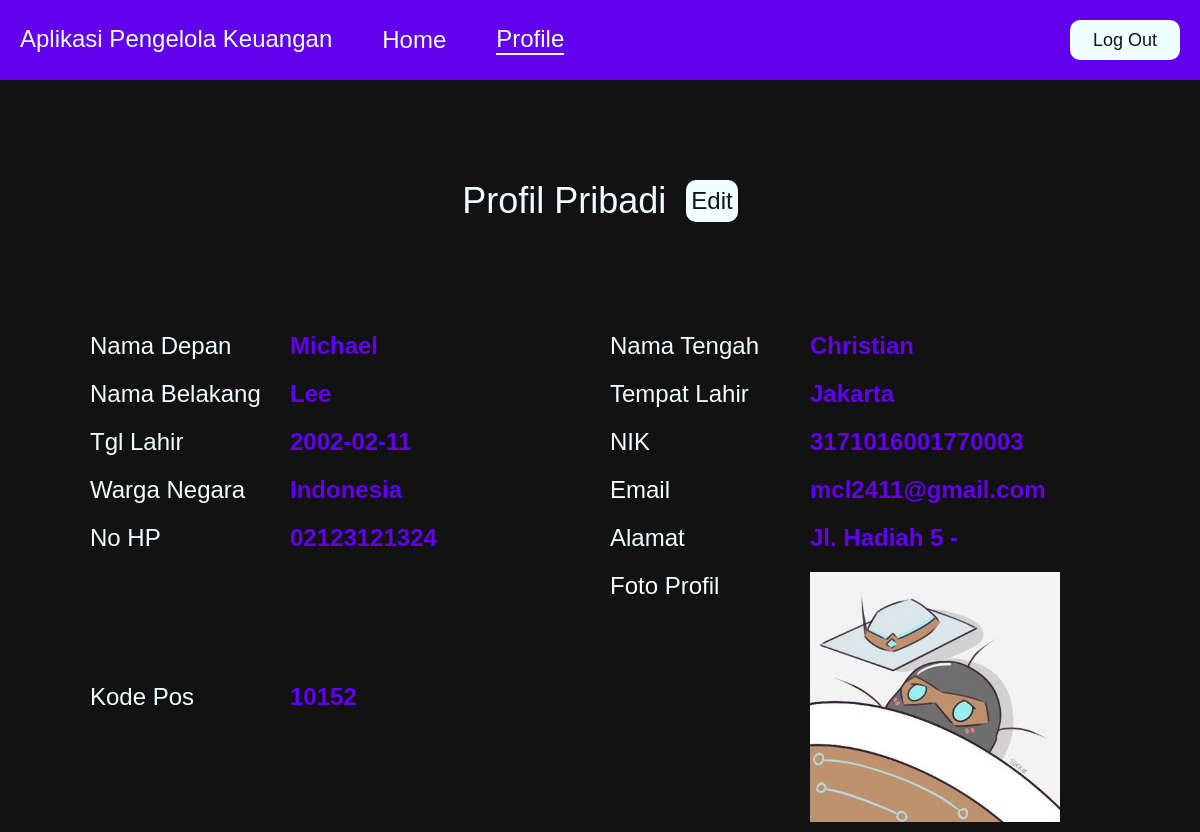
Screenshot of /profile.php (signed in) with the database file from the repository.
### tables this page shows
CREATE TABLE `user` (
  `username` varchar(20) NOT NULL,
  `password` varchar(45) NOT NULL,
  `namaDepan` varchar(45) NOT NULL,
  `namaTengah` varchar(45) NOT NULL,
  `namaBelakang` varchar(45) NOT NULL,
  `tempatLahir` varchar(45) NOT NULL,
  `tanggalLahir` date NOT NULL,
  `nik` char(16) NOT NULL,
  `wargaNegara` varchar(45) NOT NULL,
  `email` varchar(45) NOT NULL,
  `noHP` varchar(45) NOT NULL,
  `alamat` varchar(200) NOT NULL,
  `kodePos` char(5) NOT NULL,
  `fotoProfil` varchar(200) NOT NULL
);

### profile.php (the view, shortened to what this page needs)
<?php
    include('config/config.php');
    $str_query = 'select * from user where username = "'.$_SESSION['loggedin'].'"';
    $query = mysqli_query($connection, $str_query);
    $row = mysqli_fetch_array($query);
?>
<!DOCTYPE html>
<html lang="en">
<head>
    <link rel="stylesheet" href="./CSS/profile.css">
</head>
<body>
    <div class="header">
        <div class="left-container">
            <div class="title">
                Aplikasi Pengelola Keuangan
            </div>
            <a href="./home.php" class="nav-button">Home</a>
            <a href="./profile.php" class="nav-button" style="border-bottom: 2px solid azure">Profile</a>
        </div>
        <div class="right-container">
            <div class="logout-button">
                <a href="./logoutProcess.php">Log Out</a>
            </div>
        </div>
    </div>
    <div class="content">
        <div class="content-title">
            Profil Pribadi
            <a href="./editProfile.php" class="edit-button">Edit</a>
        </div>
        <div class="profile-container">
            <div class="data">
                <div class="data-label">
                    Nama Depan
                </div>
                <span class="data-bold">
                    <?= $row['namaDepan'] ?>
                </span>
            </div>
            <div class="data">
                <div class="data-label">
                    Nama Tengah
                </div>
                <span class="data-bold">
                    <?= $row['namaTengah'] ?>
                </span>
            </div>
            <div class="data">
                <div class="data-label">
                    Nama Belakang
                </div>
                <span class="data-bold">
                    <?= $row['namaBelakang'] ?>
                </span>
            </div>
            <div class="data">
                <div class="data-label">
                    Tempat Lahir
                </div>
                <span class="data-bold">
                    <?= $row['tempatLahir'] ?>
                </span>
            </div>
            <div class="data">
                <div class="data-label">
                    Tgl Lahir
                </div>
                <span class="data-bold">
                    <?= $row['tanggalLahir'] ?>
                </span>
            </div>
            <div class="data">
                <div class="data-label">
                    NIK
                </div>
                <span class="data-bold">
                    <?= $row['nik'] ?>
                </span>
            </div>
            <div class="data">
                <div class="data-label">
                    Warga Negara
                </div>
                <span class="data-bold">
                    <?= $row['wargaNegara'] ?>
                </span>
            </div>
            <div class="data">
                <div class="data-label">
                    Email
                </div>
                <span class="data-bold">
                    <?= $row['email'] ?>
                </span>
            </div>
            <div class="data">
                <div class="data-label">
                    No HP
                </div>
                <span class="data-bold">
                    <?= $row['noHP'] ?>
                </span>
            </div>
            <div class="data">
                <div class="data-label">
                    Alamat
                </div>
                <span class="data-bold">
                    <?= $row['alamat'] ?>
                </span>
            </div>
            <div class="data">
                <div class="data-label">
                    Kode Pos
                </div>
                <span class="data-bold">
                    <?= $row['kodePos'] ?>
                </span>
            </div>
            <div class="data">
                <div class="data-label">
                    Foto Profil
                </div>
                <img src="./profile/<?= $row['fotoProfil'] ?>" alt="foto-profil" class="foto">
            </div>
        </div>
    </div>
</body>
</html>

### CSS/profile.css (style rules this page uses)
body { background-color: #121212; margin: 0%; font-family: Helvetica, sans-serif; }
.header { display: flex; justify-content: space-between; align-items: center; height: 10vh; background-color: #6200EE; color: azure; }
.left-container { display: flex; flex-direction: row; }
.title { font-size: 24px; margin-left: 20px; }
.nav-button { margin-left: 50px; display: flex; align-items: center; text-decoration: none; color: azure; font-size: 24px; }
.logout-button { margin-right: 20px; display: flex; align-items: center; justify-content: center; width: 100px; height: 30px; padding: 5px; border-radius: 10px; background-color: azure; }
.logout-button a { text-decoration: none; color: #121212; font-size: 18px; }
.content { display: flex; flex-direction: column; align-items: center; height: 90vh; }
.content-title { color: azure; font-size: 36px; margin-top: 100px; display: flex; justify-content: center; flex-direction: row; }
.edit-button { text-decoration: none; background-color: azure; color: #121212; font-size: 24px; padding: 5px; border-radius: 10px; display: flex; justify-content: center; align-items: center; margin-left: 20px; }
.profile-container { display: flex; flex-direction: row; justify-content: center; align-items: center; width: 100vw; flex-wrap: wrap; margin-top: 100px; }
.data { width: 500px; color: azure; font-size: 24px; display: flex; flex-direction: row; padding: 10px; }
.data-label { width: 200px; }
.data-bold { font-weight: bolder; color: #6200EE; }
.foto { height: 250px; }

### rows the page displays
user: namaDepan "Michael", namaTengah "Christian", namaBelakang "Lee", tempatLahir "Jakarta", tanggalLahir "2002-02-11", nik "3171016001770003", wargaNegara "Indonesia", email "mcl2411@gmail.com", noHP "02123121324", alamat "Jl. Hadiah 5 -", kodePos "10152", fotoProfil (picture)
